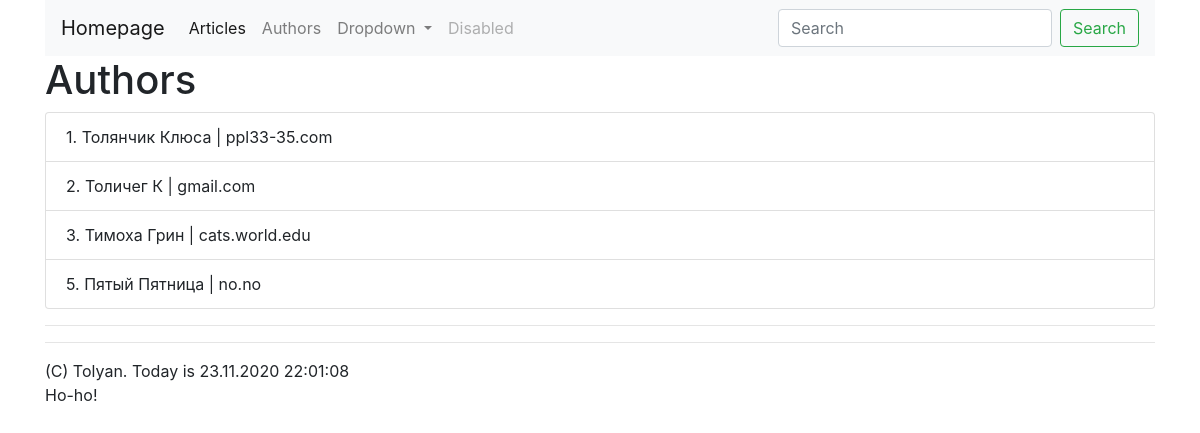
Before: /authors/ with the older database file.
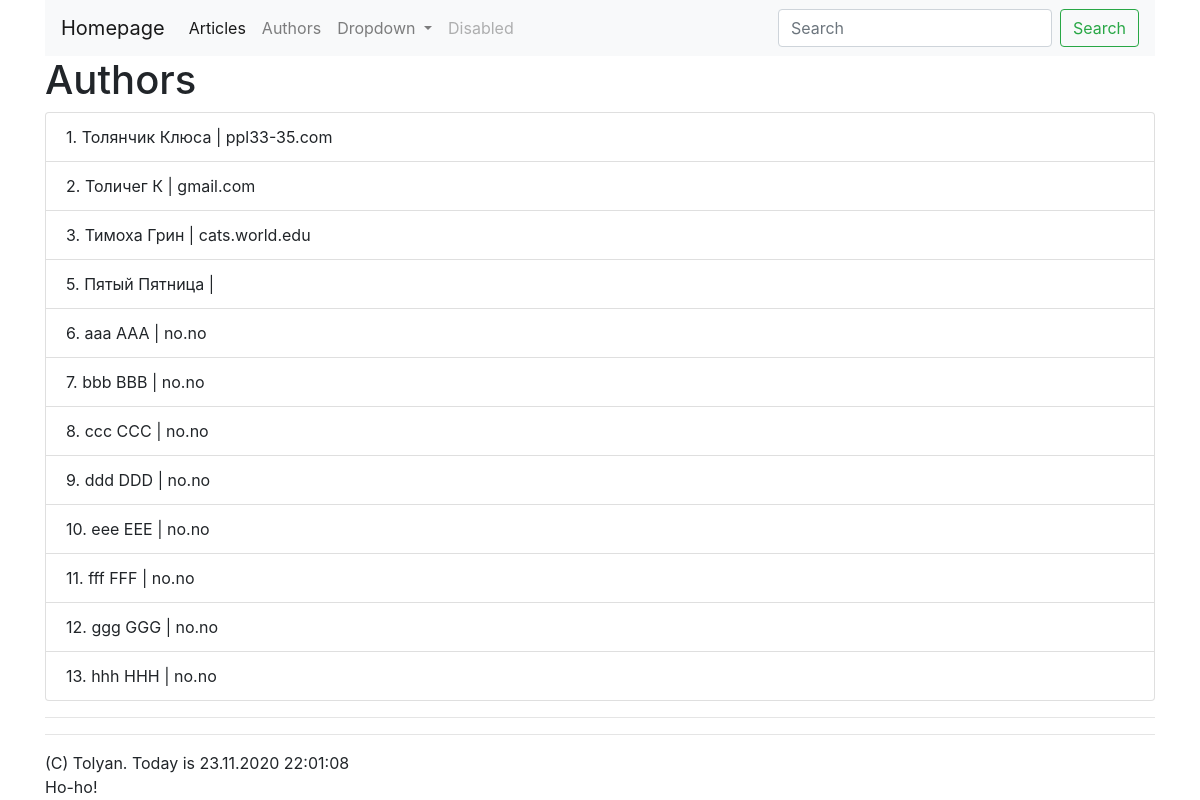
After: the same page with the newer database file.
### authors/models.py (models this page shows)
class Author(models.Model):
    objects = None
    class Meta:
        verbose_name = 'Аффтар'
        verbose_name_plural = 'Аффтары'
    LEVELS = (
        ('J', 'Junior'),
        ('M', 'Middle'),
        ('S', 'Senior')
    )
    first_name = models.CharField(max_length=50)
    last_name = models.CharField(max_length=50)
    email = models.EmailField(null=True, default='none@no.no', blank='')
    level = models.CharField(max_length=1, choices=LEVELS)
    def __str__(self):
        return (
            f'{self.first_name} {self.last_name}'
        )

### authors/views.py (the view)
# urls.py: path('', views.IndexView.as_view(), name='index')
class IndexView(ListView):
    template_name = 'authors/index.html'
    model = Author
    context_object_name = 'authors'

### authors/templatetags/email_domain.py (called while the page is built)
@register.filter
@stringfilter
def cut_email_domain(value):
    if '@' in value:
        return value.partition('@')[2]
    else:
        return ''

### authors/templatetags/my_tags.py (called while the page is built)
@register.simple_tag
def joke(index=None):
    if index:
        try:
            return jokes[index]
        except IndexError:
            return jokes[len(jokes)-1]
    else:
        return choice(jokes)

@register.simple_tag
def page_info():
    return f'(C) Tolyan. Today is {datetime.today().strftime("%d.%m.%Y %H:%M:%S")}'

### authors/templates/authors/index.html (shortened to what this page needs)
{% extends 'authors/base.html' %}
{% load email_domain %}
{% block body %}
<h1>Authors</h1>
<div>
    <ul class="list-group">
        {% for author in authors %}
            <li class="list-group-item">
                {{ author.id }}. {{ author }} | {{ author.email|cut_email_domain }}
            </li>
        {% endfor %}
    </ul>
    <hr>
</div>
{% endblock %}

### authors/templates/authors/base.html (shortened to what this page needs)
<!doctype html>
<html lang="en">
    {% load static %}
    {% load my_tags %}
    <head>
        <link rel="stylesheet" href="{% static 'homepage/css/bootstrap.min.css' %}">
    </head>
    <body>
        <div class="container">
            <nav class="navbar navbar-expand-lg navbar-light bg-light">
                <a class="navbar-brand" href="{% url 'homepage:index' %}">Homepage</a>
                <div class="collapse navbar-collapse" id="navbarSupportedContent">
                    <ul class="navbar-nav mr-auto">
                        <li class="nav-item active">
                            <a class="nav-link" href="{% url 'homepage:articles' %}">Articles <span class="sr-only">(current)</span></a>
                        </li>
                        <li class="nav-item">
                            <a class="nav-link" href="{% url 'authors:index' %}">Authors</a>
                        </li>
                        <li class="nav-item dropdown">
                            <a class="nav-link dropdown-toggle" href="#" id="navbarDropdown" role="button" data-toggle="dropdown" aria-haspopup="true" aria-expanded="false">
                                Dropdown
                            </a>
                        </li>
                        <li class="nav-item">
                            <a class="nav-link disabled" href="#" tabindex="-1" aria-disabled="true">Disabled</a>
                        </li>
                    </ul>
                    <form class="form-inline my-2 my-lg-0">
                        <input class="form-control mr-sm-2" type="search" placeholder="Search" aria-label="Search">
                        <button class="btn btn-outline-success my-2 my-sm-0" type="submit">Search</button>
                    </form>
                </div>
            </nav>
            {% block body %}{% endblock %}
        </div>
        <div class="container">
            <hr>
            <div> {% page_info %} </div>
            <div>{% joke %}</div>
        </div>
    </body>
</html>

Changed rows visible on the page:
changed Author "Пятый Пятница": email "no.no" → (not shown)
added Author: id "6", first_name+last_name "aaa AAA", email "no.no"
added Author: id "7", first_name+last_name "bbb BBB", email "no.no"
added Author: id "8", first_name+last_name "ccc CCC", email "no.no"
added Author: id "9", first_name+last_name "ddd DDD", email "no.no"
added Author: id "10", first_name+last_name "eee EEE", email "no.no"
added Author: id "11", first_name+last_name "fff FFF", email "no.no"
added Author: id "12", first_name+last_name "ggg GGG", email "no.no"
added Author: id "13", first_name+last_name "hhh HHH", email "no.no"
